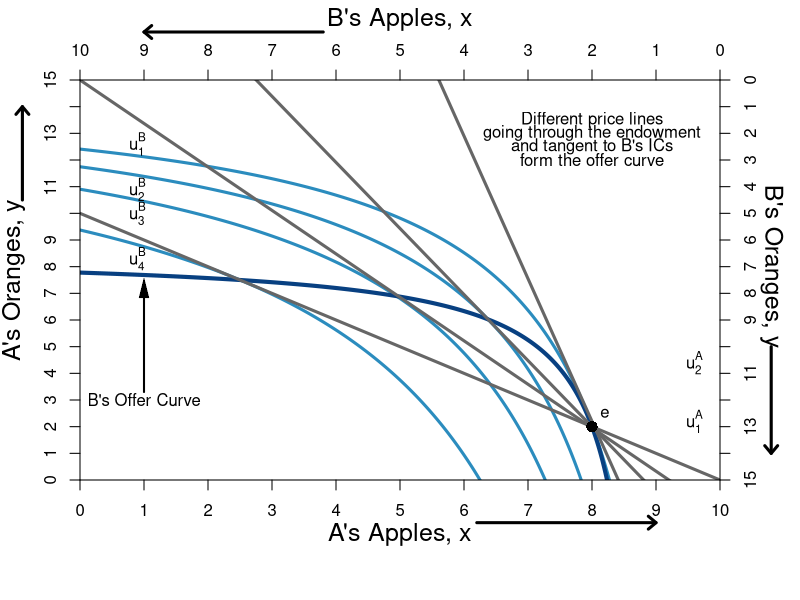

Write R code to recreate this figure.
#require(ggplot2)
require(shape)
pdf(file = "property/property_psp1_offer.pdf", width = 9, height = 7)

#Set parameters for graphics
axislabelsize <- 1.5
graphlinewidth <- 3

COL <- c("#7fc97f", "#beaed4", "#fdc086", "#ffff99", "#386cb0", "#f0027f", "#bf5b17", "#666666")
COLA <- c("#99d8c9","#66c2a4","#41ae76", "#238b45", "#005824")
COLB <- c("#4eb3d3", "#2b8cbe", "#0868ac","#084081")


indiffcurveA1 <- function(x, U = 4, A = 1, a = 0.5) {
  ((((U-2)/A)*(1/x)^a)^(1/(1-a)))
}

indiffcurveA2 <- function(x, U = 4, A = 1, a = 0.5) {
  (((U/A)*(1/x)^a)^(1/(1-a)))
}

indiffcurveA3 <- function(x, U = 6.196918, A = 1, a = 0.5) {
  (((U/A)*(1/x)^a)^(1/(1-a)))
}

indiffcurveA4 <- function(x, U = 6.984164, A = 1, a = 0.5) {
  ((((U)/A)*(1/x)^a)^(1/(1-a)))
}

paretoEC <- function(x) {
  (3/2)*x
}

MonopolyPrice <- function(x) {
  21.82142 - 2.477677*x 
}

PriceLine <- function(x, intercept = 10, slope = 1) {
  intercept - slope*x 
}


OfferCurveA <- function(x) {
  x/(x  - 4)
}

mrsplot <- function(x) {
  (13/2)*(x/(9-x)^2)
}

OfferCurveB <- function(x) {
  15 - (13/2)*(10 - x)/(9 - x)
}

#Deriving the offer curves: let py = 1
#wA = 8px + 2py = 8px + 2; Demand: x = w/2px => x = 4 + 1/px => px = 1/(x - 4)
#Offer curve is y = px*x => (1/(x-4))*x = x/(x-4) defined for x neq 4
#wA = 2px + 13py = 2px + 13; Demand: x = w/2px => x = 1 + 13/2px => px = 13/2(x - 1)
#B's Offer curve is y = px*x => (13/2)(1/(x-1))*x = (13/2)(x/(x-1)
#Therefore in terms of yA and xA:
#15 - y = (13/2)*(10 - x)/(10 - x - 1)
#Therefore y = 15 - (13/2)*(10-x)/(9 - x) defined for x neq 9
#The tangency of the indifference curve and the offer curve gives mrsplot
#Where mrsplot equals that offer curve, we get x = (3/17)*(51 - sqrt(221)) = 6.376576; 
#So y = 6.022321; therefore u = (6.376576^0.5)*(6.022321^0.5)

indiffcurveBneg1 <- function(x, U = 5.09, A = 1, a = 0.5) {
  15 - (((U/A)*(1/(10 - x))^a)^(1/(1-a)))
}

indiffcurveBneg2 <- function(x, U = 5.703502, A = 1, a = 0.5) {
  15 - (((U/A)*(1/(10 - x))^a)^(1/(1-a)))
}

#Aisha happens to have found 8 apples and 2 oranges, 
#and Betty happens to have found 2 apples and 13 oranges. 
#Aisha's utility (8^0.5)*(2^0.5) = 4
#Betty's utility (2^0.5)*(13^0.5) = 5.09



par(mar =  c(6, 4, 4, 4))
xlims <- c(0, 10)
ylims <- c(0, 15)
xlims2 <- c(10, 0)
ylims2 <- c(15, 0)

plot(0, 0, xlim = xlims, ylim = ylims, type = "n",
     xlab = expression(paste("A's Apples, ", x)),
     ylab = expression(paste("A's Oranges, ", y)), 
     line = 2.5,
     xaxt = "n", 
     yaxt = "n", 
     cex.lab = axislabelsize, 
     bty = "n",
     xaxs="i", 
     yaxs="i")


npts <- 500 
npts2 <- 501

#Specify the sequences of points for graphing. 
xx1 <- seq(xlims[1], xlims[2], length.out = npts)
yy1 <- indiffcurveA2(xx1, U = 4, A = 1, a = 0.5)
yy2 <- indiffcurveA2(xx1)

#Polygon Attempt
#polygon(x = c(1.34, 6, 8, 10 - 6.73), y = c(12, 9, 2, 15 - 10.1), col="powderblue", density=NULL, border = NA)

#I need something like xx1 with npts for 
#xpoly1 <- seq(from = 1.34, to = 8, length.out = 500)
#ypoly1 <- indiffcurveA2(xpoly1, U = 4, A = 1, a = 0.5)
#ypoly2 <- indiffcurveBneg(xpoly1, U = 5.09, A = 1, a = 0.5)
#polygon(x = c(xpoly1, rev(xpoly1)), y = c(ypoly1, rev(ypoly2)), col=COL[3], density=NULL, border = NA)
xx2 <- seq(4, xlims[2], length.out = npts)
xx3 <- seq(xlims[1], 9, length.out = npts)

#Draw the lines for the graphs
#lines(xx1, indiffcurveA1(xx1), col = COLA[3], lwd = graphlinewidth)
#lines(xx1, indiffcurveA2(xx1), col = COLA[3], lwd = graphlinewidth)
#lines(xx1, indiffcurveA3(xx1), col = COLA[3], lwd = graphlinewidth)
#lines(xx1, indiffcurveA4(xx1), col = COLA[3], lwd = graphlinewidth)
#lines(xx1, paretoEC(xx1), col = COL[2], lwd = graphlinewidth)
#lines(xx2, OfferCurveA(xx2), col = COL[2], lwd = graphlinewidth)

#lines(xx1, mrsplot(xx1), col = COL[1], lwd = graphlinewidth)
lines(xx1, indiffcurveBneg1(xx1), col = COLB[2], lwd = graphlinewidth)
lines(xx1, indiffcurveBneg2(xx1), col = COLB[2], lwd = graphlinewidth)
lines(xx1, indiffcurveBneg2(xx1, U = 6.4), col = COLB[2], lwd = graphlinewidth)
lines(xx1, indiffcurveBneg2(xx1, U = 7.5), col = COLB[2], lwd = graphlinewidth)

lines(xx3, OfferCurveB(xx3), col = COLB[4], lwd = graphlinewidth+1)
lines(xx1, MonopolyPrice(xx1), col = COL[8], lwd = graphlinewidth)
lines(xx1, PriceLine(xx1), col = COL[8], lwd = graphlinewidth)
lines(xx1, PriceLine(xx1, intercept = 15, slope = 1.63), col = COL[8], lwd = graphlinewidth)
lines(xx1, PriceLine(xx1, intercept = 45, slope = 5.35), col = COL[8], lwd = graphlinewidth)

#Customize ticks and labels for the plot
ticksy <- seq(from = 0, to = 15, by = 1)
ylabels <- seq(from = 0, to = 15, by = 1)
ticksx <- seq(from = 0, to = 10, by = 1)
xlabels <- seq(from = 0, to = 10, by = 1)
axis(1, at = ticksx, pos = 0, labels = xlabels)
axis(2, at = ticksy, pos = 0, labels = ylabels, las = 0)

#Add arrows:
arrows(-0.9, 10.5, -0.9, 14, xpd = TRUE, length=0.1,angle=40,lwd=3)
arrows(6.2, -1.6, 9, -1.6, xpd = TRUE, length=0.1,angle=40,lwd=3)

#Annotation of the three graphs and the NE
#text(9.6, 0.9, expression(u[1]^A))
text(9.6, 2.2, expression(u[1]^A))
text(9.6, 4.4, expression(u[2]^A))
#text(9.6, 5.9, expression(u[4]^A))

#Perhaps useful point to label the unused intersection of the participation constraints
#points(1.34, 12, pch = 16, col = "black", cex = 1.5)



#Pareto efficiency curve
# segments(3.27, 4.9, 5.84, 8.77, lty = 1, lwd = graphlinewidth, col = COL[2])
# text(4.7, 5, expression("Pareto Efficient Curve"))
# Arrows(4.5, 5.3, 4.5, 6.2, col = "black", lty = 1, lwd = 2, arr.type = "triangle", arr.lwd = 0.5)

#Label B's offer curve
text(1, 3, expression("B's Offer Curve"))
Arrows(1, 3.3, 1, 7.2, col = "black", lty = 1, lwd = 2, arr.type = "triangle", arr.lwd = 0.5)

#Monopoly Price Line
# text(7, 13.5, expression(paste("Monopoly Price Line")))
# text(7, 13, expression(paste("Slope", phantom()==-p[m])))
# Arrows(6.3, 13, 3.8, 13, col = "black", lty = 1, lwd = 2, arr.type = "triangle", arr.lwd = 0.5)

text(8, 13.5, expression(paste("Different price lines")))
text(8, 13, expression(paste("going through the endowment")))
text(8, 12.5, expression(paste("and tangent to B's ICs")))
text(8, 12, expression(paste("form the offer curve")))
# text(7, 13, expression(paste("Slope", phantom()==-p[m])))
# Arrows(6.3, 13, 3.8, 13, col = "black", lty = 1, lwd = 2, arr.type = "triangle", arr.lwd = 0.5)


#Set up second axes and labels

par(new = TRUE)

#Use the same x and ylims as previously, but with locations switched
xlims2 <- c(10, 0)
ylims2 <- c(15, 0)

#Leave the ylab and xlab blank to ensure no axes titles
plot(0, 0, xlim = xlims2, ylim = ylims2, type = "n",
     xlab = expression(paste("")),
     ylab = expression(paste("")),
     xaxt = "n", 
     yaxt = "n", 
     cex.lab = 1.3, 
     bty = "n",
     xaxs="i", 
     yaxs="i")

#Set up axes at sides 3 and 4 (top and right)
axis(side = 3, at = ticksx, pos = 0, labels = xlabels)
axis(side = 4, at = ticksy, pos = 0, labels = ylabels, las = 0)
mtext("B's Apples, x", side=3, line = 2.5, cex = axislabelsize)
text(-0.8, 7, expression(paste("B's Oranges, y")), xpd = TRUE, cex = axislabelsize, srt = 270) 

#Add arrows:
arrows(-0.8, 10, -0.8, 14, xpd = TRUE, length=0.1,angle=40,lwd=3)
arrows(6.2, -1.8, 9, -1.8, xpd = TRUE, length=0.1,angle=40,lwd=3)


#Functions for B's indifference curves
indiffcurveB1 <- function(x, U = 5.09, A = 1, a = 0.5) {
  ((((U-2)/A)*(1/x)^a)^(1/(1-a)))
}

indiffcurveB2 <- function(x, U = 5.09, A = 1, a = 0.5) {
  (((U/A)*(1/x)^a)^(1/(1-a)))
}

indiffcurveB3 <- function(x, U = 5.703502, A = 1, a = 0.5) {
  ((((U)/A)*(1/x)^a)^(1/(1-a)))
}

indiffcurveB4 <- function(x, U = 8.244574, A = 1, a = 0.5) {
  ((((U)/A)*(1/x)^a)^(1/(1-a)))
}

indiffcurveB5 <- function(x, U = 9, A = 1, a = 0.5) {
  ((((U)/A)*(1/x)^a)^(1/(1-a)))
}



#lines(xx1, indiffcurveB1(xx1), col = COLB[3], lwd = graphlinewidth)
#lines(xx1, indiffcurveB2(xx1), col = COLB[3], lwd = graphlinewidth)
#lines(xx1, indiffcurveB3(xx1), col = COLB[3], lwd = graphlinewidth)
#lines(xx1, indiffcurveB4(xx1), col = COLB[3], lwd = graphlinewidth)

#Label B's indifference curves
text(9.1, 2.4, expression(u[1]^B))
text(9.1, 4.1, expression(u[2]^B))
text(9.1, 5, expression(u[3]^B))
text(9.1, 6.7, expression(u[4]^B))

#Add a point for the initial endowment
points(2, 13, pch = 16, col = "black", cex = 1.5)
text(1.8, 12.5, expression(e))




#Label a point on the middle of the curve
#points(5, 7.5, pch = 16, col = "black", cex = 1.5)
#text(5, 7, expression(i))

#(5^0.5)*(7.5^0.5) = 6.123724

#Add point for comparison to participation constraint
#points(6.2, 1.55, pch = 16, col = "black", cex = 1.5)
#text(6.1, 1.2, expression(d))


#Calculate TIOLI power allocation for B
#mrs(x,y) => pareto efficient curve is (3/2)x = y
#A's initital utility is 4 = u(8,2) = (8^0.5)*(2^0.5)
#Therefore substitute in the contract curve u_e^A = 4 = (x^A)^(0.5)(3/2*x^A)^0.5
# => x^A = 4/((3/2)^0.5) = 3.27 => x^B = 6.73
# => y^A = 3/2(x^A) = 4.9 => y^B = 10.1

#Add point g for B's TIOLI power
# points(6.73, 10.1, pch = 16, col = "black", cex = 1.5)
# text(6.73, 10.6, expression(g))

#Calculate TIOLI power allocation for A
#mrs(x,y) => pareto efficient curve is (3/2)x = y
#A's initital utility is 4 = u(8,2) = (8^0.5)*(2^0.5)
#Therefore substitute in the contract curve u_e^A = 4 = (x^A)^(0.5)(3/2*x^A)^0.5
# => x^B = 5.09/((3/2)^0.5) = 4.16 => x^A = 5.84
# => y^B = 3/2(x^B) = 6.23 => y^A = 8.77 
#=> u^A = (5.84^0.5)*(8.77^0.5) = 7.156591
#Add point f for A's TIOLI power
# points(4.16, 6.23, pch = 16, col = "black", cex = 1.5)
# text(4.16, 5.8, expression(f))


#Annotating B's endowment
# text(1.8, 12.5, expression(e))

#Annotating a point that is a Pareto improvement over e.
# points(3.623424, 8.977679, pch = 16, col = "black", cex = 1.5)
# text(3.5, 8.6, expression(m))
#(2.94^0.5)*(12.76^0.5)

#Label Pareto Improving Lens
#text(7, 5, expression(paste("Pareto-Improving Lens")))

dev.off()
